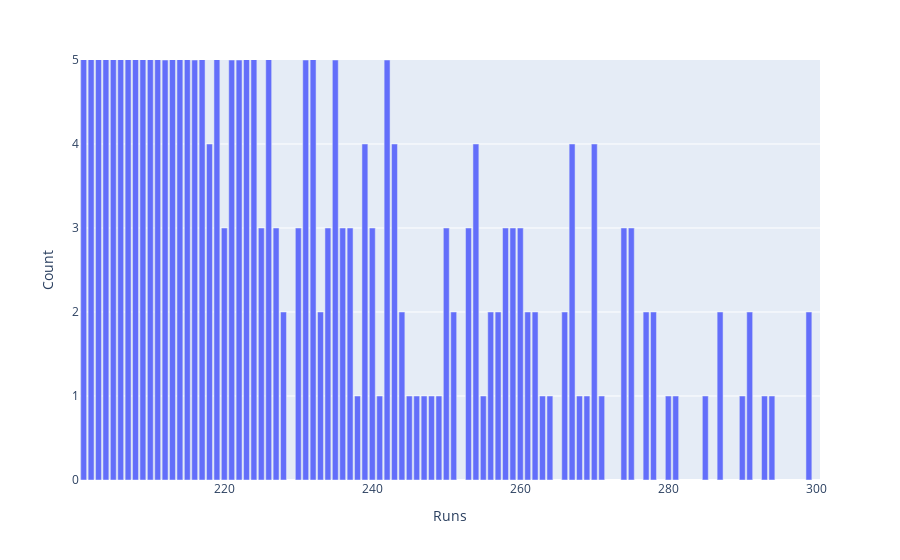

The code cell stored with this chart in its notebook:
### Code cell
fig4 = px.bar(new, x='Runs', y='Count')
fig4.update_yaxes(range=[0,5])
fig4.update_xaxes(range=[200.5,300.5])
fig4.show()

### Figure 1 — Plotly figure (JSON) as saved in the notebook; plotly's stock layout.template omitted (floating-point values rounded to 4 significant figures; data arrays with more than 128 entries replaced by an {"elided": "..."} marker saying what was removed)
{"data": [{"alignmentgroup": "True", "hovertemplate": "Runs=%{x}<br>Count=%{y}<extra></extra>", "legendgroup": "", "marker": {"color": "#636efa"}, "name": "", "offsetgroup": "", "orientation": "v", "showlegend": false, "textposition": "auto", "type": "bar", "x": {"elided": "306 int values"}, "xaxis": "x", "y": {"elided": "306 int values"}, "yaxis": "y"}], "layout": {"barmode": "relative", "legend": {"tracegroupgap": 0}, "margin": {"t": 60}, "xaxis": {"anchor": "y", "domain": [0, 1], "range": [200.5, 300.5], "title": {"text": "Runs"}}, "yaxis": {"anchor": "x", "domain": [0, 1], "range": [0, 5], "title": {"text": "Count"}}}}
